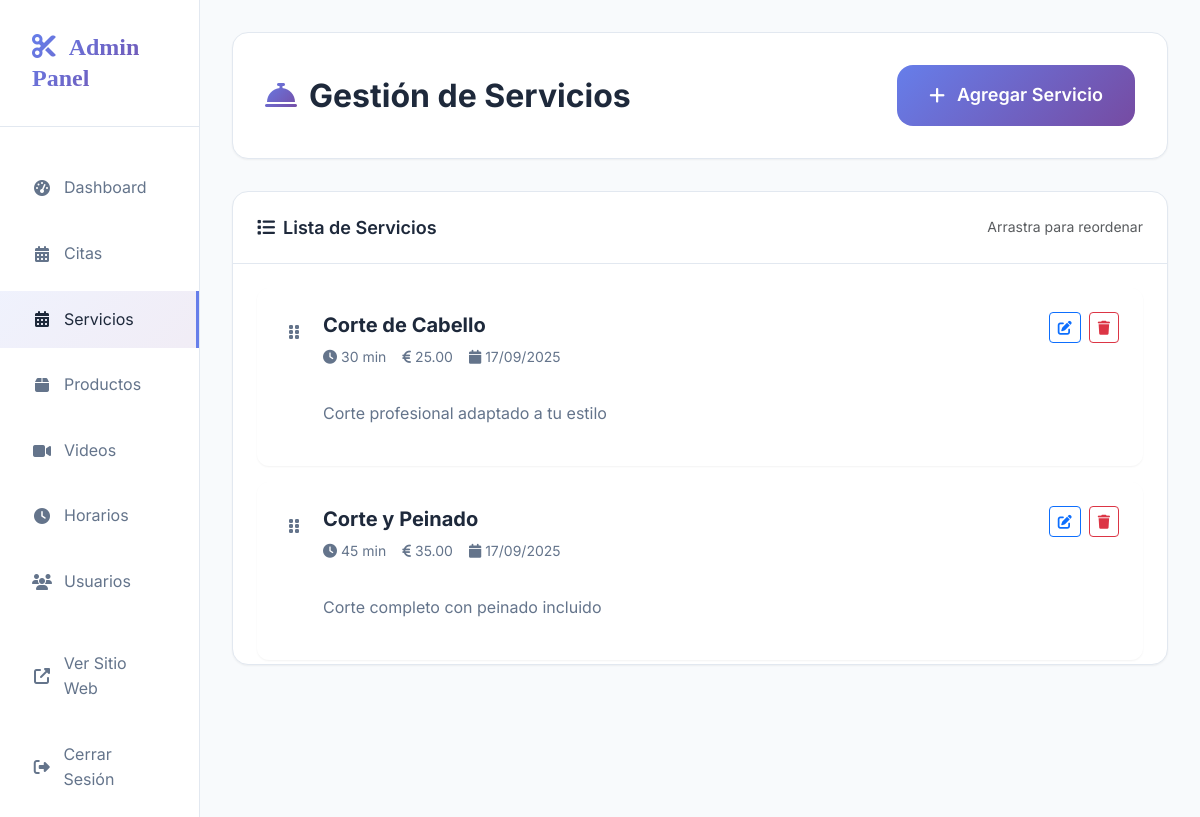
/admin/servicios.php (signed in), run on the app's committed database.
### tables this page shows
CREATE TABLE servicios (
    id INT AUTO_INCREMENT PRIMARY KEY,
    nombre VARCHAR(100) NOT NULL,
    descripcion TEXT,
    duracion INT DEFAULT 30 COMMENT 'Duración en minutos',
    precio DECIMAL(10,2),
    activo BOOLEAN DEFAULT TRUE,
    icono TEXT,
    orden INT DEFAULT 0,
    fecha_creacion TIMESTAMP DEFAULT CURRENT_TIMESTAMP,
    fecha_actualizacion TIMESTAMP DEFAULT CURRENT_TIMESTAMP ON UPDATE CURRENT_TIMESTAMP,
    INDEX idx_activo (activo),
    INDEX idx_orden (orden)
);

### includes/db.php (called while the page is built, shortened)
<?php
class Database {
    private $host;
    private $dbname;
    private $username;
    private $password;
    private $pdo;
    public function __construct() {
        $this->host = DB_HOST;
        $this->dbname = DB_NAME;
        $this->username = DB_USER;
        $this->password = DB_PASS;
    }
    private function connect() {
        try {
            $dsn = "mysql:host={$this->host};dbname={$this->dbname};charset=utf8mb4";
            $options = [
                PDO::ATTR_ERRMODE => PDO::ERRMODE_EXCEPTION,
                PDO::ATTR_DEFAULT_FETCH_MODE => PDO::FETCH_ASSOC,
                PDO::ATTR_EMULATE_PREPARES => false,
            ];
            $this->pdo = new PDO($dsn, $this->username, $this->password, $options);
        } catch (PDOException $e) {
            die("Connection failed: " . $e->getMessage());
        }
    }
    public function query($sql, $params = []) {
        try {
            $stmt = $this->pdo->prepare($sql);
            $stmt->execute($params);
            return $stmt;
        } catch (PDOException $e) {
            error_log("Database query error: " . $e->getMessage());
            throw $e;
        }
    }
    public function fetchAll($sql, $params = []) {
        $stmt = $this->query($sql, $params);
        return $stmt->fetchAll();
    }
}
$db = new Database();
?>

### includes/functions.php (called while the page is built, shortened)
<?php
function getAllServicios() {
    global $db;
    return $db->fetchAll("SELECT * FROM servicios WHERE activo = 1 ORDER BY orden ASC, nombre ASC");
}
?>

### admin/servicios.php (the view, shortened to what this page needs)
<?php
require_once '../includes/functions.php';
require_once '../includes/db.php';
$servicios = getAllServicios();
?>
<!DOCTYPE html>
<html lang="es">
<head>
    <link href="https://cdn.jsdelivr.net/npm/bootstrap@5.3.0/dist/css/bootstrap.min.css" rel="stylesheet">
    <link rel="stylesheet" href="https://cdnjs.cloudflare.com/ajax/libs/font-awesome/6.4.0/css/all.min.css">
    <link rel="stylesheet" href="../css/admin-styles.css">
</head>
<body>
<div class="container-fluid">
    <div class="row">
        <?php include 'includes/sidebar.php'; ?>
        <main class="col-md-9 ms-sm-auto col-lg-10 main-content">
            <div class="dashboard-header fade-in-up">
                <div class="d-flex justify-content-between align-items-center">
                    <h1 class="dashboard-title">
                        <i class="fas fa-concierge-bell"></i>
                        Gestión de Servicios
                    </h1>
                    <button type="button" class="btn-modern" data-bs-toggle="modal" data-bs-target="#addServiceModal">
                        <i class="fas fa-plus"></i>
                        Agregar Servicio
                    </button>
                </div>
            </div>
            <div class="data-card fade-in-up">
                <div class="data-header">
                    <h3 class="data-title">
                        <i class="fas fa-list"></i>
                        Lista de Servicios
                    </h3>
                    <small class="text-muted">Arrastra para reordenar</small>
                </div>
                <div class="data-body">
                    <?php if (!empty($servicios)): ?>
                    <div id="servicesList">
                        <?php foreach ($servicios as $servicio): ?>
                        <div class="service-card" data-id="<?php echo $servicio['id']; ?>">
                            <div class="d-flex">
                                <div class="drag-handle">
                                    <i class="fas fa-grip-vertical"></i>
                                </div>
                                <div class="flex-grow-1">
                                    <div class="service-header">
                                        <div class="flex-grow-1">
                                            <h4 class="service-title"><?php echo htmlspecialchars($servicio['nombre']); ?></h4>
                                            <div class="service-meta">
                                                <div class="service-meta-item">
                                                    <i class="fas fa-clock"></i>
                                                    <span><?php echo $servicio['duracion']; ?> min</span>
                                                </div>
                                                <?php if ($servicio['precio']): ?>
                                                <div class="service-meta-item">
                                                    <i class="fas fa-euro-sign"></i>
                                                    <span><?php echo number_format($servicio['precio'], 2); ?></span>
                                                </div>
                                                <?php endif; ?>
                                                <div class="service-meta-item">
                                                    <i class="fas fa-calendar"></i>
                                                    <span><?php echo date('d/m/Y', strtotime($servicio['fecha_creacion'])); ?></span>
                                                </div>
                                            </div>
                                        </div>
                                        <div class="service-actions">
                                            <button type="button" class="btn btn-sm btn-outline-primary" onclick="editService(<?php echo $servicio['id']; ?>)">
                                                <i class="fas fa-edit"></i>
                                            </button>
                                            <button type="button" class="btn btn-sm btn-outline-danger" onclick="deleteService(<?php echo $servicio['id']; ?>)">
                                                <i class="fas fa-trash"></i>
                                            </button>
                                        </div>
                                    </div>
                                    <?php if ($servicio['descripcion']): ?>
                                    <p class="service-description"><?php echo htmlspecialchars($servicio['descripcion']); ?></p>
                                    <?php endif; ?>
                                </div>
                            </div>
                        </div>
                        <?php endforeach; ?>
                    </div>
                    <?php endif; ?>
                </div>
            </div>
        </main>
    </div>
</div>
</body>
</html>

### css/admin-styles.css (style rules this page uses)
:root { --primary-gradient: linear-gradient(135deg, #667eea 0%, #764ba2 100%); --secondary-gradient: linear-gradient(135deg, #f093fb 0%, #f5576c 100%); --success-gradient: linear-gradient(135deg, #4facfe 0%, #00f2fe 100%); --warning-gradient: linear-gradient(135deg, #43e97b 0%, #38f9d7 100%); --accent-gradient: linear-gradient(135deg, #fa709a 0%, #fee140 100%); --dark-gradient: linear-gradient(135deg, #2c3e50 0%, #34495e 100%); --info-gradient: linear-gradient(135deg, #a8edea 0%, #fed6e3 100%); --bg-primary: #f8fafc; --bg-secondary: #ffffff; --bg-dark: #1e293b; --text-primary: #1e293b; --text-secondary: #64748b; --text-muted: #94a3b8; --text-light: #ffffff; --border-color: #e2e8f0; --shadow-sm: 0 1px 2px 0 rgba(0, 0, 0, 0.05); --shadow-md: 0 4px 6px -1px rgba(0, 0, 0, 0.1), 0 2px 4px -1px rgba(0, 0, 0, 0.06); --shadow-lg: 0 10px 15px -3px rgba(0, 0, 0, 0.1), 0 4px 6px -2px rgba(0, 0, 0, 0.05); --shadow-xl: 0 20px 25px -5px rgba(0, 0, 0, 0.1), 0 10px 10px -5px rgba(0, 0, 0, 0.04); --radius-sm: 0.375rem; --radius-md: 0.5rem; --radius-lg: 0.75rem; --radius-xl: 1rem; --radius-2xl: 1.5rem; }
* { margin: 0; padding: 0; box-sizing: border-box; }
body { font-family: "Inter", -apple-system, BlinkMacSystemFont, sans-serif; background-color: var(--bg-primary); color: var(--text-primary); line-height: 1.6; overflow-x: hidden; }
h1, h2, h3, h4, h5, h6 { font-weight: 600; line-height: 1.3; }
.btn-modern { background: var(--primary-gradient); border: none; color: var(--text-light); padding: 1rem 2rem; border-radius: var(--radius-xl); font-weight: 600; font-size: 1.125rem; transition: all 0.3s ease; cursor: pointer; display: inline-flex; align-items: center; gap: 0.75rem; text-decoration: none; }
.main-content { min-height: 100vh; padding: 2rem; }
.dashboard-header { background: var(--bg-secondary); border-radius: var(--radius-xl); padding: 2rem; margin-bottom: 2rem; box-shadow: var(--shadow-sm); border: 1px solid var(--border-color); }
.dashboard-title { font-size: 2rem; font-weight: 700; color: var(--text-primary); margin: 0; display: flex; align-items: center; gap: 0.75rem; }
.dashboard-title i { background: var(--primary-gradient); -webkit-background-clip: text; -webkit-text-fill-color: transparent; background-clip: text; }
.data-card { background: var(--bg-secondary); border-radius: var(--radius-xl); border: 1px solid var(--border-color); overflow: hidden; box-shadow: var(--shadow-sm); height: 100%; }
.data-header { padding: 1.5rem; border-bottom: 1px solid var(--border-color); display: flex; justify-content: space-between; align-items: center; }
.data-title { font-size: 1.125rem; font-weight: 600; color: var(--text-primary); margin: 0; display: flex; align-items: center; gap: 0.5rem; }
.data-body { padding: 1.5rem; max-height: 400px; overflow-y: auto; }
.service-header { display: flex; justify-content: space-between; align-items: center; margin-bottom: 0.5rem; }
.fade-in-up { animation: fadeInUp 0.8s ease-out; }

### admin/servicios.php (style rules this page uses)
.service-card { background: white; border-radius: var(--radius-lg); padding: 1.5rem; margin-bottom: 1rem; box-shadow: var(--shadow-sm); transition: all 0.3s ease; cursor: move; }
.service-header { display: flex; justify-content: between; align-items: flex-start; margin-bottom: 1rem; }
.service-title { font-size: 1.25rem; font-weight: 700; color: var(--text-primary); margin-bottom: 0.5rem; }
.service-meta { display: flex; gap: 1rem; margin-bottom: 1rem; }
.service-meta-item { display: flex; align-items: center; gap: 0.25rem; font-size: 0.875rem; color: var(--text-secondary); }
.service-description { color: var(--text-secondary); line-height: 1.6; margin-bottom: 1rem; }
.service-actions { display: flex; gap: 0.5rem; }
.drag-handle { color: var(--text-secondary); cursor: move; padding: 0.5rem; margin-right: 1rem; }
.data-card.fade-in-up { height: auto !important; min-height: unset !important; overflow: visible; }

### data on the page
servicios: nombre "Corte de Cabello", duracion "30", precio "25.00", fecha_creacion "17/09/2025", descripcion "Corte profesional adaptado a tu estilo"
servicios: nombre "Corte y Peinado", duracion "45", precio "35.00", fecha_creacion "17/09/2025", descripcion "Corte completo con peinado incluido"
